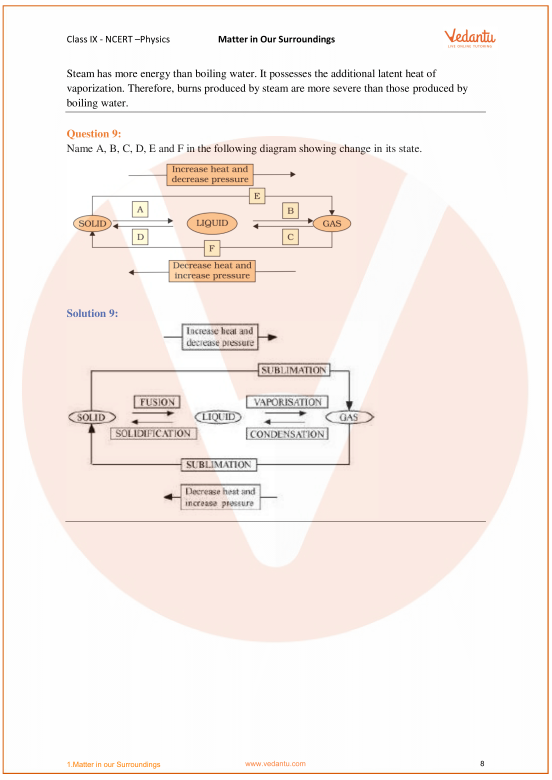
#> input picture vedantu-8.png, 1654 x 2339 px (shown at 1/3 size)
$ python test.py   (older library calls are emulated)
#> lines starting #> are read from the running program, lines starting #| are printed output that depends on the picture; after the words box and inside, x2 and y2 are one past the last pixel; in counts of white or black regions, pixels touching at a corner belong together; long printed decimals are rounded
import cv2
import numpy as np
from matplotlib import pyplot as plt
from skimage import feature

image = cv2.imread('vedantu-8.png',0)
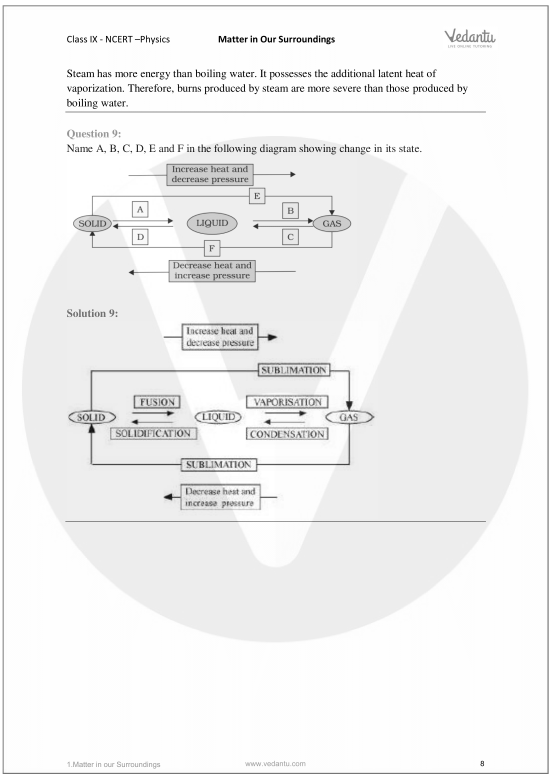
#> image: shape (2339, 1654) (shown at 1/3 size); min 0, max 255, mean 241.4
img = image.copy()

#img = cv2.resize(img,None,fx=3, fy=3, interpolation = cv2.INTER_CUBIC)
_ ,thresh = cv2.threshold(img,0,255,cv2.THRESH_BINARY_INV+cv2.THRESH_OTSU)
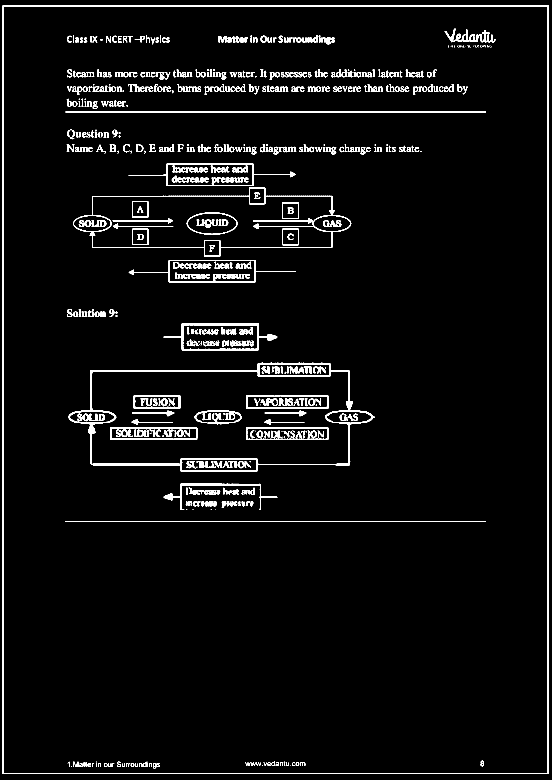
#> thresh: shape (2339, 1654) (shown at 1/3 size); 3.6% white; 652 white regions (110 under 20 px), largest, box (x1, y1, x2, y2) and area: (8, 16, 1646, 2322) 23631, (205, 1088, 1123, 1415) 14113, (219, 563, 1054, 770) 7189

kernel = np.ones((5,5),np.uint8)
#img = cv2.erode(img,kernel,iterations = 3)
img = cv2.dilate(thresh,kernel,iterations = 2)
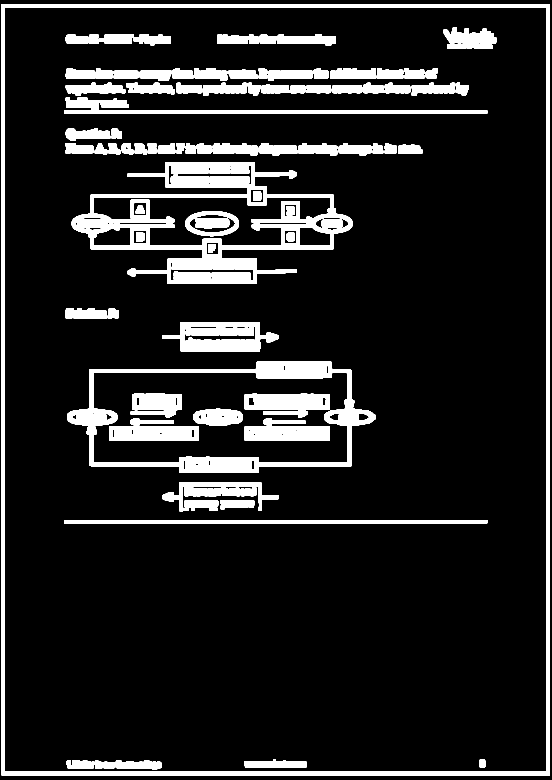
#> img: shape (2339, 1654) (shown at 1/3 size); 12.5% white; 89 white regions, largest, box (x1, y1, x2, y2) and area: (4, 12, 1650, 2326) 86639, (215, 487, 1058, 774) 66667, (201, 1084, 1127, 1419) 53367
img = cv2.morphologyEx(img, cv2.MORPH_CLOSE, kernel)
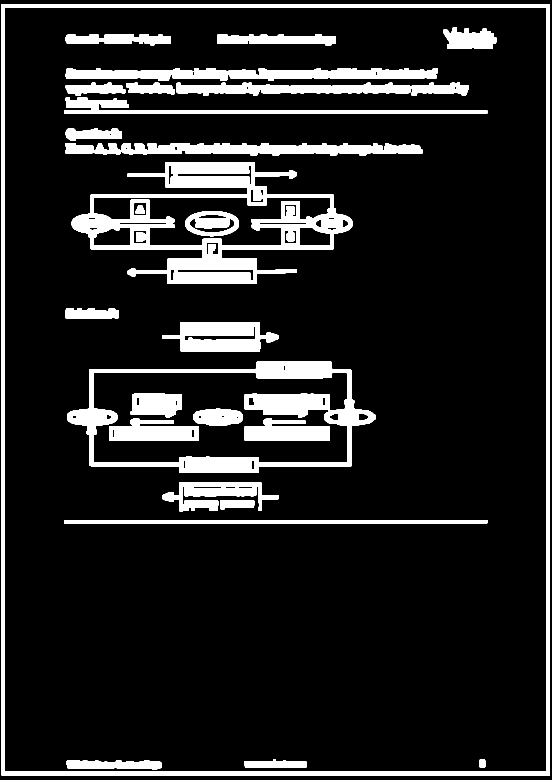
#> img: shape (2339, 1654) (shown at 1/3 size); 12.7% white; 27 white regions, largest, box (x1, y1, x2, y2) and area: (215, 487, 1058, 851) 92013, (4, 12, 1650, 2326) 86639, (201, 1084, 1127, 1419) 67617

'''image, contours, hierarchy = cv2.findContours(thresh,cv2.RETR_TREE,cv2.CHAIN_APPROX_SIMPLE)
for cnt in contours:
    x, y, w, h = cv2.boundingRect(cnt)
    img = cv2.rectangle(img, (x, y), (x + w, y + h), (255, 255,255), 2)'''
img = img[0:100]
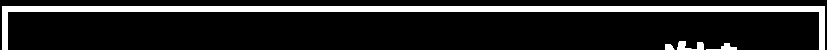
#> img: shape (100, 1654) (shown at 1/2 size); 12.6% white; 4 white regions, box (x1, y1, x2, y2) and area: (4, 12, 1650, 100) 19801, (1354, 82, 1407, 100) 506, (1412, 86, 1473, 100) 330, (1330, 89, 1349, 100) 172
result = feature.greycomatrix(img, [1], [0, np.pi/4, np.pi/2, 3*np.pi/4],levels=256)
contrast = feature.greycoprops(result,'homogeneity')
#> contrast = [[0.997, 0.977, 0.979, 0.977]]
print(contrast)
#| [[0.9973 0.9767 0.9792 0.9767]]
cv2.imshow('image',img)
cv2.waitKey(0)

$ run again, with vedantu-1.png copied over vedantu-8.png
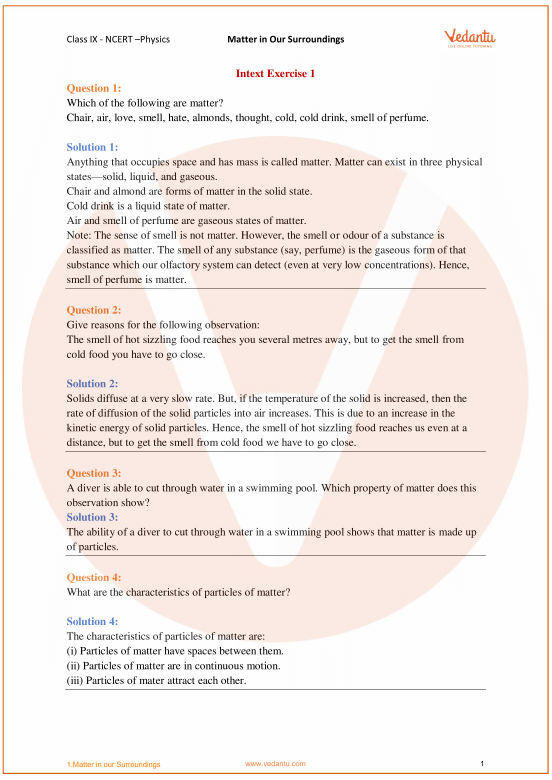
#> input picture vedantu-1.png, 1654 x 2339 px (shown at 1/3 size)
#> `_ ,thresh = cv2.threshold(img,0,255,cv2.THRESH_BINARY_INV+cv2.THRESH_O..`:
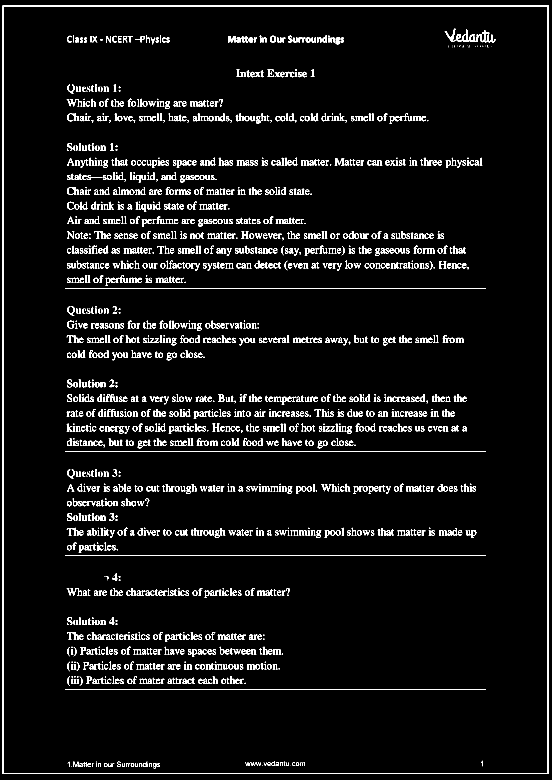
#> thresh: shape (2339, 1654) (shown at 1/3 size); 4.5% white; 1739 white regions (226 under 20 px), largest, box (x1, y1, x2, y2) and area: (8, 16, 1646, 2322) 23628, (196, 864, 1458, 866) 2524, (196, 1666, 1458, 1668) 2524
#> `img = cv2.morphologyEx(img, cv2.MORPH_CLOSE, kernel)`:
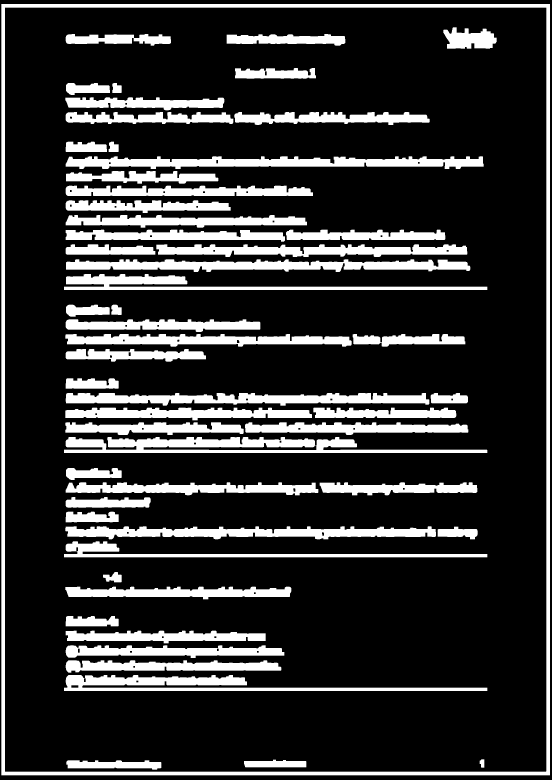
#> img: shape (2339, 1654) (shown at 1/3 size); 19.3% white; 55 white regions, largest, box (x1, y1, x2, y2) and area: (4, 12, 1650, 2326) 86637, (192, 1311, 1462, 1359) 33964, (197, 469, 1451, 507) 30994
#> contrast = [[0.997, 0.977, 0.979, 0.977]]
#| [[0.9973 0.9767 0.9792 0.9767]]
